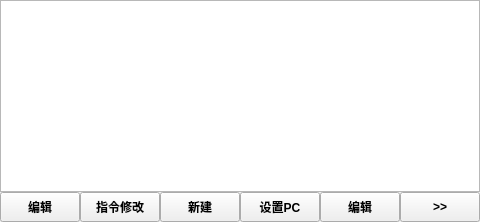
           <widget class="QWidget" name="page_program_edit">
            <property name="font">
             <font>
              <weight>75</weight>
              <bold>true</bold>
             </font>
            </property>
            <layout class="QGridLayout" name="gridLayout_6">
             <property name="leftMargin">
              <number>0</number>
             </property>
             <property name="topMargin">
              <number>0</number>
             </property>
             <property name="rightMargin">
              <number>0</number>
             </property>
             <property name="bottomMargin">
              <number>0</number>
             </property>
             <property name="spacing">
              <number>6</number>
             </property>
             <item row="0" column="0">
              <layout class="QGridLayout" name="gridLayout_4" rowstretch="0,0" columnstretch="0,0,0,0,0,0">
               <property name="spacing">
                <number>0</number>
               </property>
               <item row="0" column="0" colspan="6">
                <widget class="QTextEdit" name="program_textEdit">
                 <property name="font">
                  <font>
                   <pointsize>15</pointsize>
                  </font>
                 </property>
                 <property name="cursor" stdset="0">
                  <cursorShape>ArrowCursor</cursorShape>
                 </property>
                 <property name="mouseTracking">
                  <bool>true</bool>
                 </property>
                 <property name="focusPolicy">
                  <enum>Qt::ClickFocus</enum>
                 </property>
                </widget>
               </item>
               <item row="1" column="0">
                <widget class="QPushButton" name="btn_program_edit">
                 <property name="minimumSize">
                  <size>
                   <width>0</width>
                   <height>30</height>
                  </size>
                 </property>
                 <property name="text">
                  <string>编辑</string>
                 </property>
                 <property name="checkable">
                  <bool>true</bool>
                 </property>
                </widget>
               </item>
               <item row="1" column="1">
                <widget class="QPushButton" name="btn_program_hong">
                 <property name="minimumSize">
                  <size>
                   <width>0</width>
                   <height>30</height>
                  </size>
                 </property>
                 <property name="text">
                  <string>指令修改</string>
                 </property>
                </widget>
               </item>
               <item row="1" column="2">
                <widget class="QPushButton" name="btn_program_new">
                 <property name="minimumSize">
                  <size>
                   <width>0</width>
                   <height>30</height>
                  </size>
                 </property>
                 <property name="text">
                  <string>新建</string>
                 </property>
                </widget>
               </item>
               <item row="1" column="3">
                <widget class="QPushButton" name="btn_program_setpc">
                 <property name="minimumSize">
                  <size>
                   <width>0</width>
                   <height>30</height>
                  </size>
                 </property>
                 <property name="text">
                  <string>设置PC</string>
                 </property>
                </widget>
               </item>
               <item row="1" column="4">
                <widget class="QPushButton" name="btn_program_edit_2">
                 <property name="minimumSize">
                  <size>
                   <width>0</width>
                   <height>30</height>
                  </size>
                 </property>
                 <property name="text">
                  <string>编辑</string>
                 </property>
                </widget>
               </item>
               <item row="1" column="5">
                <widget class="QPushButton" name="btn_program_more">
                 <property name="minimumSize">
                  <size>
                   <width>0</width>
                   <height>30</height>
                  </size>
                 </property>
                 <property name="text">
                  <string>&gt;&gt;</string>
                 </property>
                </widget>
               </item>
              </layout>
             </item>
            </layout>
           </widget>
